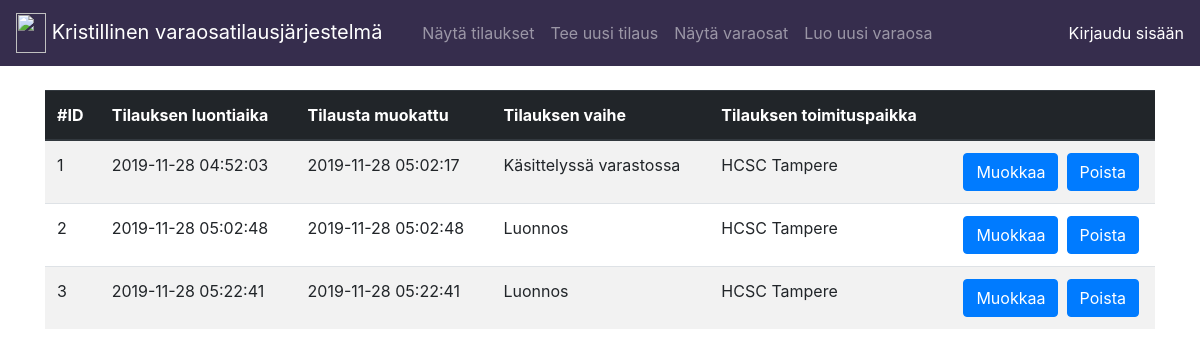
The app's page /tilaukset with its own data.
### application/tilaukset/models.py (models this page shows, shortened)
class Tilaus(Base):
    orderPlace = db.Column(db.String(144), nullable=False)
    orderStatus = db.Column(db.String(144), nullable=False)
    account_id = db.Column(db.Integer, db.ForeignKey('account.id'), nullable=False)
    orderStatusNames = {}
    orderStatusNames['draft'] = 'Luonnos'
    orderStatusNames['in-progress'] = 'Käsittelyssä varastossa'
    orderStatusNames['waiting'] = 'Odottaa varaosaa/toimenpiteitä'
    orderStatusNames['cancelled'] = 'Toimitushäiriö'
    orderStatusNames['sent'] = 'Lähetetty'
    orderPlaceNames = {}
    orderPlaceNames['hes-helsinki'] = 'HES Helsinki'
    orderPlaceNames['hcsc-tampere'] = 'HCSC Tampere'
    orderPlaceNames['dna-sello'] = 'DNA Sello'
    orderPlaceNames['dna-hameenkatu'] = 'DNA Hämeenkatu'
    varaosat = db.relationship('Varaosa', secondary = 'liitostaulu')

### application/tilaukset/views.py (the view)
@app.route("/tilaukset", methods=["GET"])
def tilaus_index():
    return render_template("tilaukset/list.html", tilaukset = Tilaus.query.all())

### application/templates/tilaukset/list.html
{% extends "layout.html" %}
{% block body %}
<table class="table table-striped">
  <thead class=thead-dark style="background-color: #362d4d;">
    <tr>
        <th>#ID</th>
        <th>Tilauksen luontiaika</th>
        <th>Tilausta muokattu</th>
        <th>Tilauksen vaihe</th>
        <th>Tilauksen toimituspaikka</th>
        <th></th>
    </tr>
  </thead>
  <tbody>
  {% for tilaus in tilaukset %}
  <tr>
    <td>{{ tilaus.id }}</td>
    <td>{{ tilaus.date_created }}</td>
    <td>{{ tilaus.date_modified }}</td>
    <td>{{ tilaus.orderStatusNames[tilaus.orderStatus] }}</td>
    <td>{{ tilaus.orderPlaceNames[tilaus.orderPlace] }}</td>
    <td>
    <div class="d-flex flex-row justify-content-around">
      <form method="POST" action="{{ url_for('tilaus_edit', tilaus_id=tilaus.id) }}">
        <input class="btn btn-primary" type="submit" value="Muokkaa"/>
      </form>
      <form method="POST" action="{{ url_for('tilaus_delete', tilaus_id=tilaus.id) }}">
        <input class="btn btn-primary" type="submit" value="Poista"/>
      </form>
    </td>
  </tr>
{% endfor %}
</tbody>
</table>
{% endblock %}

### records on screen
Tilaus: id "1", date_created "2019-11-28 04:52:03", date_modified "2019-11-28 05:02:17", orderStatus "Käsittelyssä varastossa", orderPlace "HCSC Tampere"
Tilaus: id "2", date_created "2019-11-28 05:02:48", date_modified "2019-11-28 05:02:48", orderStatus "Luonnos", orderPlace "HCSC Tampere"
Tilaus: id "3", date_created "2019-11-28 05:22:41", date_modified "2019-11-28 05:22:41", orderStatus "Luonnos", orderPlace "HCSC Tampere"
